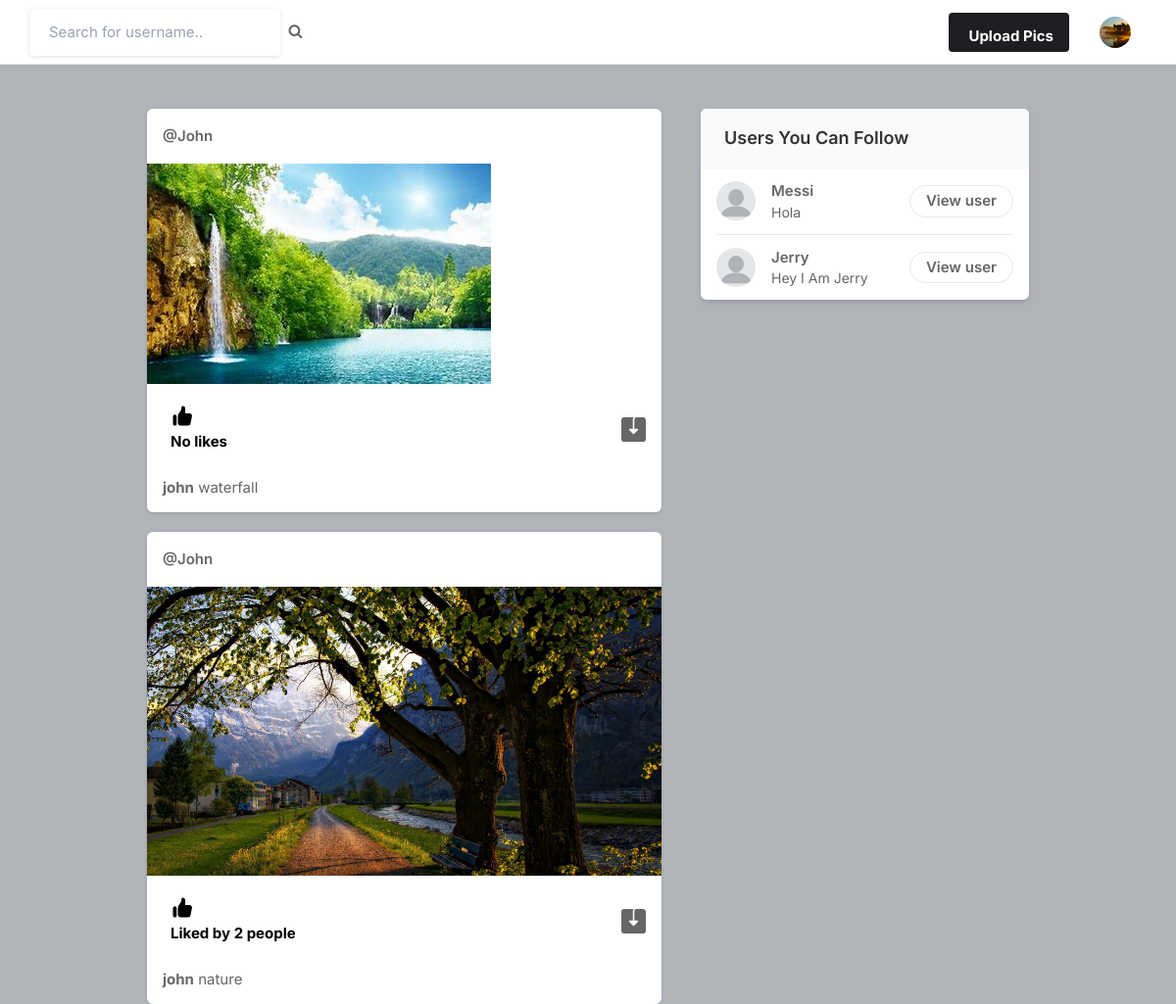
The page / (signed in) on the database its author committed.
### core/models.py (models this page shows, shortened)
class Profile(models.Model):
    user = models.ForeignKey(User, on_delete=models.CASCADE)
    id_user = models.IntegerField()
    bio = models.TextField(blank=True, null=True)
    profile_img = models.ImageField(upload_to='profile_images', default='blank-profile-picture.png')
    location = models.CharField(max_length=100, blank=True, null=True)

class Post(models.Model):
    id = models.UUIDField(primary_key=True, default=uuid.uuid4)
    user = models.CharField(max_length=100)
    image = models.ImageField(upload_to='post_images')
    caption = models.TextField()
    created_at = models.DateTimeField(default=datetime.now)
    no_of_likes = models.IntegerField(default=0)

### core/views.py (the view)
# urls.py: path('', views.index, name='index'),
@login_required(login_url='core:signin')
def index(request):
    user_object = User.objects.get(username=request.user.username)
    user_profile = Profile.objects.get(user=user_object)
    user_following_list = []
    feed = []
    user_following = FollowersCount.objects.filter(follower=request.user.username)
    for users in user_following:
        user_following_list.append(users.user)
    for usernames in user_following_list:
        feed_lists = Post.objects.filter(user=usernames)
        feed.append(feed_lists)
    feed_list = list(chain(*feed))
    all_users = User.objects.all()
    user_following_all = []
    for user in user_following:
        user_list = User.objects.get(username=user)
        user_following_all.append(user_list)
    new_suggestions_list = [x for x in list(all_users) if (x not in list(user_following_all))]
    current_user = User.objects.filter(username=request.user.username)
    final_suggestions_list = [x for x in list(new_suggestions_list) if x not in list(current_user)]
    random.shuffle(final_suggestions_list)
    username_profile = []
    username_profile_list = []
    for users in final_suggestions_list:
        username_profile.append(users.id)
    for ids in username_profile:
        profile_lists = Profile.objects.filter(id_user=ids)
        username_profile_list.append(profile_lists)
    suggestions_username_profile_list = list(chain(*username_profile_list))
    return render(request, 'index.html', {'user_profile': user_profile, 'posts': feed_list, 'suggestions_username_profile_list': suggestions_username_profile_list[:4], })

### core/models.py (called while the page is built)
    def __str__(self):
        return self.user

### templates/index.html (shortened to what this page needs)
{% load static %}
<!DOCTYPE html>
<html lang="en">
<head>
    <link rel="stylesheet" href="{% static 'assets/css/icons.css' %}">
    <link rel="stylesheet" href="{% static 'assets/css/uikit.css' %}">
    <link rel="stylesheet" href="{% static 'assets/css/style.css' %}">
    <link rel="stylesheet" href="{% static 'assets/css/tailwind.css' %}">
    <link rel="stylesheet" href="https://cdnjs.cloudflare.com/ajax/libs/font-awesome/4.7.0/css/font-awesome.min.css">
</head>
<body>
            <header>
                <div class="header_inner">
                    <form action="/search" method="POST">
                    <div class="left-side">
                            <input type="text" name="username" placeholder="Search for username..">&nbsp;&nbsp;
                            <button type="submit"><i class="fa fa-search fa-1x"></i></button>
                    </div>
                    </form>
                    <div class="right-side lg:pr-4">
                        <a href="#"
                            class="bg-pink-500 flex font-bold hidden hover:bg-pink-600 hover:text-white inline-block items-center lg:block max-h-10 mr-4 px-4 py-2 rounded shado text-white">
                              Upload Pics
                        </a>
                        <a href="#">
                            <img src="{{user_profile.profile_img.url}}" class="header-avatar" alt="">
                        </a>
                    </div>
                </div>
            </header>
            <div class="container m-auto">
                <div class="lg:flex justify-center lg:space-x-10 lg:space-y-0 space-y-5">
                    <div class="space-y-5 flex-shrink-0 lg:w-7/12">
                        {% for post in posts reversed %}
                        <div class="bg-white shadow rounded-md  -mx-2 lg:mx-0">
                            <div class="flex justify-between items-center px-4 py-3">
                                <div class="flex flex-1 items-center space-x-4">
                                    <span class="block capitalize font-semibold "><a href="{% url 'core:profile' post.user %}">@{{ post.user }}</a></span>
                                </div>
                              <div>
                                <a href="#"> <i class="icon-feather-more-horizontal text-2xl hover:bg-gray-200 rounded-full p-2 transition -mr-1 "></i> </a>
                              </div>
                            </div>
                            <div uk-lightbox>
                                {% if post.image %}
                                <a href="{{post.image.url}}">
                                    <img src="{{post.image.url}}" alt="">
                                </a>
                                {% endif %}
                            </div>
                            <div class="py-3 px-4 space-y-3">
                                <div class="flex space-x-4 lg:font-bold">
                                    <a href="/like-post?post_id={{ post.id }}" class="flex items-center space-x-2">
                                        <div class="p-2 rounded-full text-black">
                                            {% if post.no_of_likes == 0 %}
                                                <p>No likes</p>
                                            {% elif post.no_of_likes == 1 %}
                                                <p>Liked by {{ post.no_of_likes }} person</p>
                                            {% else %}
                                                <p>Liked by {{ post.no_of_likes }} people</p>
                                            {% endif %}
                                        </div>
                                    </a>
                                    <a href="{{ post.image.url }}" class="flex items-center space-x-2 flex-1 justify-end" download="">
                                    </a>
                                </div>
                                <p>
                                    <a href="{% url 'core:profile' post.user %}"><strong>{{ post.user }}</strong></a> {{ post.caption }}
                                </p>
                            </div>
                        </div>
                        {% endfor %}
                    </div>
                    <div class="lg:w-5/12">
                        <div class="bg-white  shadow-md rounded-md overflow-hidden">
                            <div class="bg-gray-50  border-b border-gray-100 flex items-baseline justify-between py-4 px-6 ">
                                <h2 class="font-semibold text-lg">Users You Can Follow</h2>
                            </div>
                            <div class="divide-gray-300 divide-gray-50 divide-opacity-50 divide-y px-4 ">
                                {% for suggestion in suggestions_username_profile_list %}
                                <div class="flex items-center justify-between py-3">
                                    <div class="flex flex-1 items-center space-x-4">
                                        <a href="/profile/{{ suggestion.user }}">
                                            <img src="{{suggestion.profile_img.url}}" class="bg-gray-200 rounded-full w-10 h-10">
                                        </a>
                                        <div class="flex flex-col">
                                            <span class="block capitalize font-semibold"> {{ suggestion.user }} </span>
                                            <span class="block capitalize text-sm"> {{ suggestion.bio }} </span>
                                        </div>
                                    </div>
                                    <a href="/profile/{{ suggestion.user }}" class="border border-gray-200 font-semibold px-4 py-1 rounded-full hover:bg-pink-600 hover:text-white hover:border-pink-600 "> View user </a>
                                </div>
                                {% endfor %}
                                </div>
                            </div>
                        </div>
                    </div>
                </div>
</body>
</html>

### static/assets/css/style.css (style rules this page uses)
body { background-color: #B0B3B8!important; }
button { vertical-align: middle; }
input { height: 48px; line-height: 48px; padding: 0 20px; outline: none; font-size: 15px; color: #808080; max-width: 100%; width: 100%; -webkit-box-sizing: border-box; box-sizing: border-box; display: block; font-weight: 400; opacity: 1; border-radius: 4px; border: none; -webkit-box-shadow: 0 1px 4px 0px rgba(0, 0, 0, 0.12); box-shadow: 0 1px 4px 0px rgba(0, 0, 0, 0.12); }
input[type="text"], input[type="password"], input[type="email"], input[type="number"] { height: 48px; line-height: 48px; padding: 0 20px; outline: none; font-size: 15px; color: #808080; max-width: 100%; width: 100%; -webkit-box-sizing: border-box; box-sizing: border-box; display: block; font-weight: 400; opacity: 1; border-radius: 4px; border: none; -webkit-box-shadow: 0 1px 4px 0px rgba(0, 0, 0, 0.12); box-shadow: 0 1px 4px 0px rgba(0, 0, 0, 0.12); }
input { -webkit-transition: all 0.1s ease-in-out; transition: all 0.1s ease-in-out; }
::placeholder { color: #808080; opacity: 1; }
button { border: none; margin: 0; padding: 0; width: auto; overflow: visible; background: transparent; color: inherit; font: inherit; line-height: normal; cursor: pointer; }
a { color: #be185d; -webkit-transition: 0.3s; transition: 0.3s; outline: none !important; }
button { outline: none !important; }
img { max-width: 100%; }
body { color: #666; font-size: 15px; line-height: 27px; background-color: #f0f2f5; font-family: "Inter", sans-serif; text-transform: none; }
body p { font-size: 15px; line-height: 27px; }
h1, h2, h3, h4, h5, h6 { font-family: "Inter", sans-serif; text-transform: none; }
input[type="text"], input[type="password"], input[type="email"] { font-family: "Inter", sans-serif; text-transform: none; }
button, body .pac-container { font-family: "Inter", sans-serif; text-transform: none; }
h1, h2, h3, h4, h5, h6 { color: #333; font-weight: 500; margin: 0; padding: 0; }
h2 { font-size: 26px; }
b, strong { font-weight: 700 !important; }
@media (min-width: 1024px) { .container { max-width: 900px !important; padding-top: 45px; } }
header { background-color: #fff; left: 0; right: 0; top: 0; z-index: 99; height: 66px; display: -webkit-box; display: -ms-flexbox; display: flex; -webkit-box-align: center; -ms-flex-align: center; align-items: center; border-bottom: 1px solid #e5e7eb; }
header .header_inner { display: -webkit-box; display: -ms-flexbox; display: flex; -webkit-box-align: center; -ms-flex-align: center; align-items: center; max-width: 1090px; margin: auto; width: 100%; max-width: 100% !important; padding: 0 30px; }
header .header_inner .left-side { display: -webkit-box; display: -ms-flexbox; display: flex; -webkit-box-align: center; -ms-flex-align: center; align-items: center; }
header .header_inner .right-side { display: -webkit-box; display: -ms-flexbox; display: flex; -webkit-box-align: center; -ms-flex-align: center; align-items: center; -webkit-box-pack: end; -ms-flex-pack: end; justify-content: flex-end; margin-left: auto; }
header .header_inner .right-side .header-avatar { width: 32px; height: 32px; border-radius: 100%; margin-left: 15px; }

### rows shown on the page
Profile: profile_img (picture)
Post: user "John", image (picture), no_of_likes "No likes", user "john", caption "waterfall"
Post: user "John", image (picture), no_of_likes "2", user "john", caption "nature"
Profile: profile_img (placeholder picture), user "Messi", bio "Hola"
Profile: profile_img (placeholder picture), user "Jerry", bio "Hey I Am Jerry"
